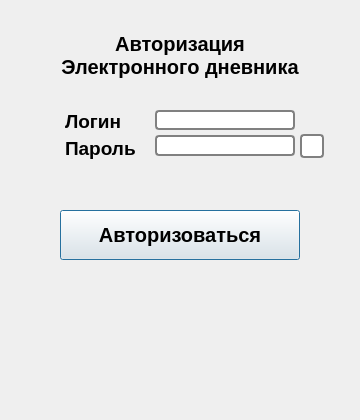
<?xml version="1.0" encoding="UTF-8"?>
<ui version="4.0">
 <class>AuthorizationUI</class>
 <widget class="QDialog" name="AuthorizationUI">
  <property name="geometry">
   <rect>
    <x>0</x>
    <y>0</y>
    <width>360</width>
    <height>420</height>
   </rect>
  </property>
  <property name="minimumSize">
   <size>
    <width>360</width>
    <height>420</height>
   </size>
  </property>
  <property name="maximumSize">
   <size>
    <width>360</width>
    <height>420</height>
   </size>
  </property>
  <property name="windowTitle">
   <string>Authorization</string>
  </property>
  <widget class="QLabel" name="label">
   <property name="geometry">
    <rect>
     <x>50</x>
     <y>30</y>
     <width>260</width>
     <height>50</height>
    </rect>
   </property>
   <property name="minimumSize">
    <size>
     <width>260</width>
     <height>50</height>
    </size>
   </property>
   <property name="maximumSize">
    <size>
     <width>260</width>
     <height>50</height>
    </size>
   </property>
   <property name="font">
    <font>
     <family>Segoe UI</family>
     <pointsize>15</pointsize>
     <weight>75</weight>
     <bold>true</bold>
    </font>
   </property>
   <property name="text">
    <string>Авторизация
Электронного дневника</string>
   </property>
   <property name="scaledContents">
    <bool>false</bool>
   </property>
   <property name="alignment">
    <set>Qt::AlignCenter</set>
   </property>
  </widget>
  <widget class="QLineEdit" name="Login">
   <property name="geometry">
    <rect>
     <x>155</x>
     <y>110</y>
     <width>140</width>
     <height>20</height>
    </rect>
   </property>
   <property name="autoFillBackground">
    <bool>false</bool>
   </property>
   <property name="styleSheet">
    <string notr="true">background-color: white;
border: 2px solid gray;
border-radius: 4px;</string>
   </property>
   <property name="inputMethodHints">
    <set>Qt::ImhNone</set>
   </property>
   <property name="text">
    <string/>
   </property>
   <property name="maxLength">
    <number>16</number>
   </property>
   <property name="cursorMoveStyle">
    <enum>Qt::LogicalMoveStyle</enum>
   </property>
  </widget>
  <widget class="QLabel" name="Label_Login">
   <property name="geometry">
    <rect>
     <x>65</x>
     <y>113</y>
     <width>70</width>
     <height>16</height>
    </rect>
   </property>
   <property name="minimumSize">
    <size>
     <width>70</width>
     <height>16</height>
    </size>
   </property>
   <property name="font">
    <font>
     <family>Segoe UI</family>
     <pointsize>14</pointsize>
     <weight>75</weight>
     <italic>false</italic>
     <bold>true</bold>
    </font>
   </property>
   <property name="text">
    <string>Логин</string>
   </property>
  </widget>
  <widget class="QLabel" name="Label_Password">
   <property name="geometry">
    <rect>
     <x>65</x>
     <y>133</y>
     <width>72</width>
     <height>30</height>
    </rect>
   </property>
   <property name="minimumSize">
    <size>
     <width>72</width>
     <height>30</height>
    </size>
   </property>
   <property name="maximumSize">
    <size>
     <width>72</width>
     <height>30</height>
    </size>
   </property>
   <property name="font">
    <font>
     <family>Segoe UI</family>
     <pointsize>14</pointsize>
     <weight>75</weight>
     <bold>true</bold>
    </font>
   </property>
   <property name="text">
    <string>Пароль</string>
   </property>
  </widget>
  <widget class="QLineEdit" name="Password">
   <property name="geometry">
    <rect>
     <x>155</x>
     <y>135</y>
     <width>140</width>
     <height>21</height>
    </rect>
   </property>
   <property name="styleSheet">
    <string notr="true">background-color: white;
border: 2px solid gray;
border-radius: 4px;</string>
   </property>
   <property name="text">
    <string/>
   </property>
   <property name="echoMode">
    <enum>QLineEdit::Password</enum>
   </property>
  </widget>
  <widget class="QPushButton" name="Auth_Button">
   <property name="geometry">
    <rect>
     <x>60</x>
     <y>210</y>
     <width>240</width>
     <height>50</height>
    </rect>
   </property>
   <property name="font">
    <font>
     <family>Segoe UI</family>
     <pointsize>15</pointsize>
     <weight>75</weight>
     <bold>true</bold>
    </font>
   </property>
   <property name="styleSheet">
    <string notr="true"/>
   </property>
   <property name="text">
    <string>Авторизоваться</string>
   </property>
  </widget>
  <widget class="QPushButton" name="pushButton">
   <property name="geometry">
    <rect>
     <x>300</x>
     <y>134</y>
     <width>24</width>
     <height>24</height>
    </rect>
   </property>
   <property name="styleSheet">
    <string notr="true">background-color: white;
border: 2px solid gray;
border-radius: 4px;</string>
   </property>
   <property name="text">
    <string/>
   </property>
  </widget>
 </widget>
 <resources/>
 <connections/>
</ui>
